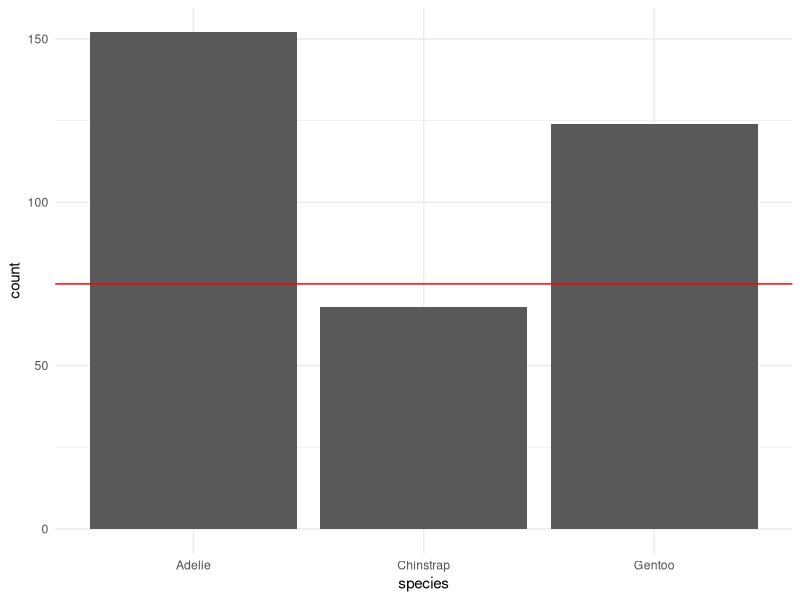
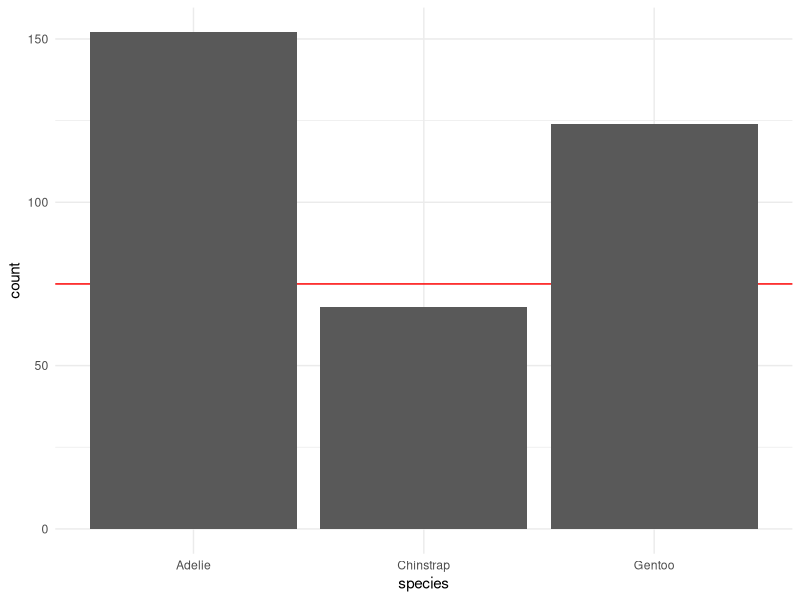
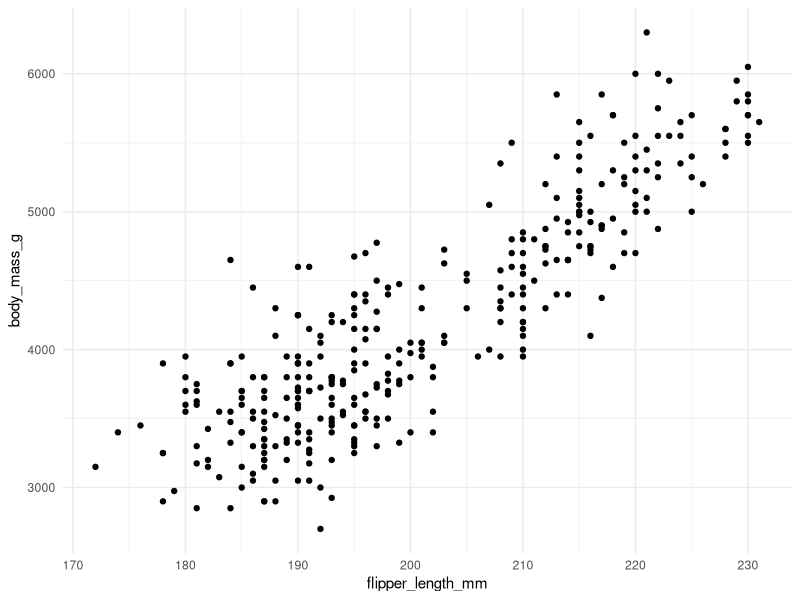
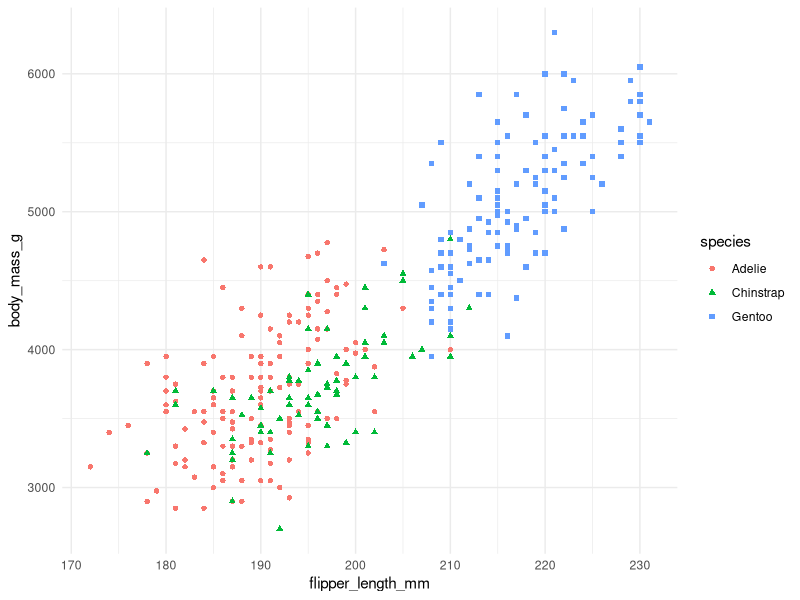
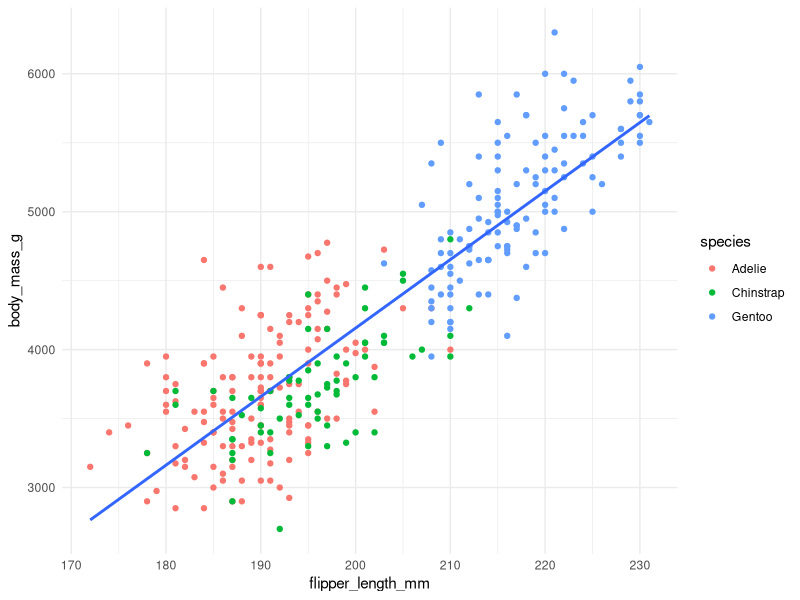
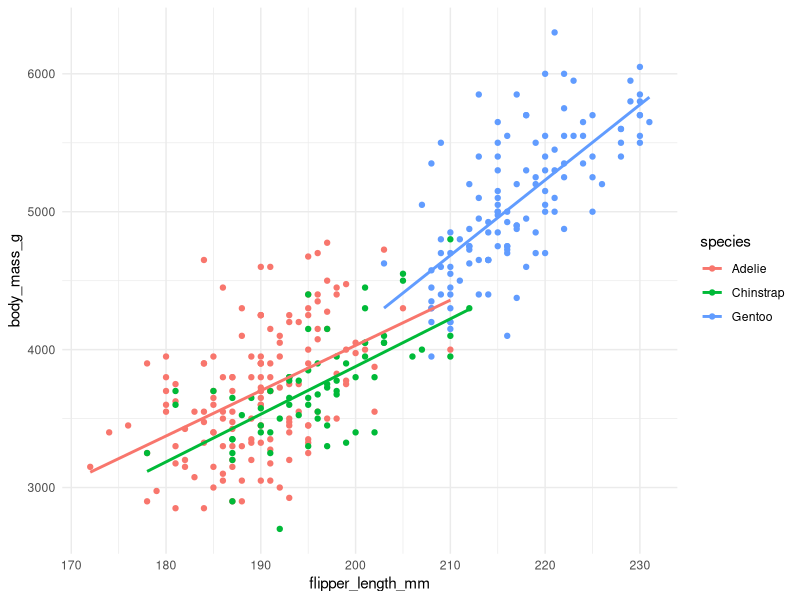

These charts were generated, in order, by the following R code:
## ---- chunk 1
#| message: false
#| warning: false
#| include: false

library(tidyverse)
library(palmerpenguins)
## ---- chunk 2
# GRAFICO 1
ggplot() +
  geom_bar(data = penguins, #<1>
           aes(x = species)) + #<1>
  geom_hline(yintercept = 75, #<2>
             color = "red") + #<2>
  theme_minimal() #<3>
  
## ---- chunk 3
# GRAFICO 2
ggplot() +
  geom_hline(yintercept = 75,
             color = "red") +
  geom_bar(data = penguins,
           aes(x = species)) +
  theme_minimal()
## ---- chunk 4
    ggplot(penguins) +
      geom_point(aes(x = flipper_length_mm, 
                     y = body_mass_g)) +
      theme_minimal()
## ---- chunk 5
        ggplot(penguins) +
          geom_point(aes(x = flipper_length_mm, 
                         y = body_mass_g,
                         color = species,
                         shape = species)) +
          theme_minimal()
## ---- chunk 6
# GRÁFICO 1

penguins %>% 
  ggplot(aes(x = flipper_length_mm, 
             y = body_mass_g)) + 
  geom_point(aes(color = species)) +
  geom_smooth(
    method = "lm",
    se = FALSE) +
  theme_minimal()
## ---- chunk 7
# GRÁFICO 2

penguins %>% 
  ggplot(aes(x = flipper_length_mm, 
             y = body_mass_g, 
             color = species)) + 
  geom_point() +
  geom_smooth(
    method = "lm",
    se = FALSE) +
  theme_minimal()
